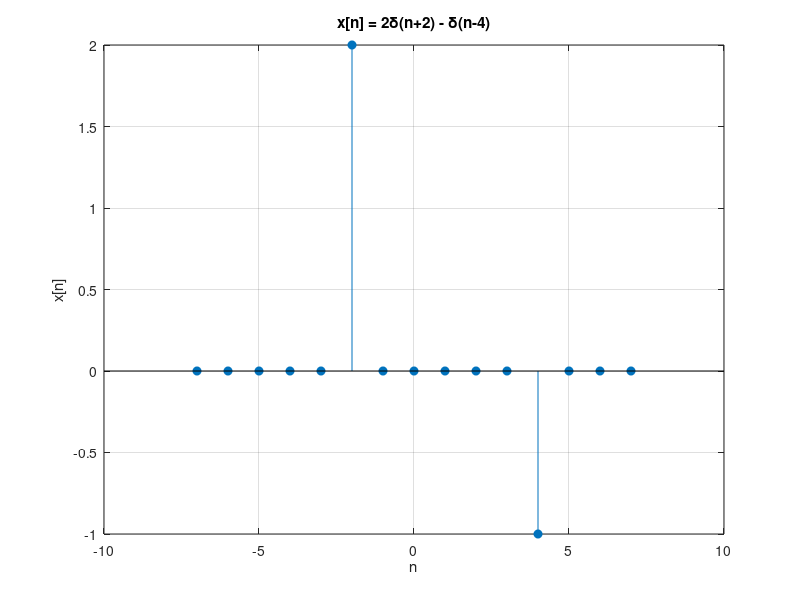

Write MATLAB code to recreate this figure.
%Determine and Plot the Discrete-Time Sequence: 
%X(n)=2?(n+2)-?(n?4)  where ?7?n?7

n = -7:7;

% Define unit impulse function
delta = @(n0, n_vec) double(n_vec == n0);

% Construct x[n] = 2*delta(n + 2) - delta(n - 4)
x = 2 * delta(-2, n) - delta(4, n);

% Plot
stem(n, x, 'filled');
title('x[n] = 2\delta(n+2) - \delta(n-4)');
xlabel('n');
ylabel('x[n]');
grid on;